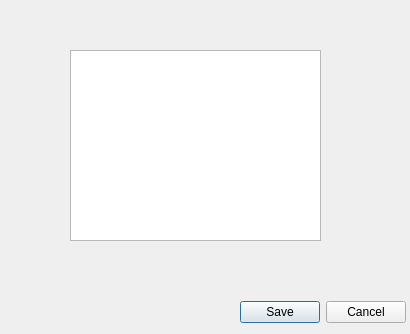
<?xml version="1.0" encoding="UTF-8"?>
<ui version="4.0">
 <class>ElementText</class>
 <widget class="QDialog" name="ElementText">
  <property name="geometry">
   <rect>
    <x>0</x>
    <y>0</y>
    <width>410</width>
    <height>334</height>
   </rect>
  </property>
  <property name="windowTitle">
   <string>ElementText</string>
  </property>
  <widget class="QTextEdit" name="m_textEdit">
   <property name="geometry">
    <rect>
     <x>70</x>
     <y>50</y>
     <width>251</width>
     <height>191</height>
    </rect>
   </property>
  </widget>
  <widget class="QDialogButtonBox" name="buttonBox">
   <property name="geometry">
    <rect>
     <x>240</x>
     <y>300</y>
     <width>166</width>
     <height>25</height>
    </rect>
   </property>
   <property name="standardButtons">
    <set>QDialogButtonBox::Cancel|QDialogButtonBox::Save</set>
   </property>
  </widget>
 </widget>
 <resources/>
 <connections/>
</ui>
